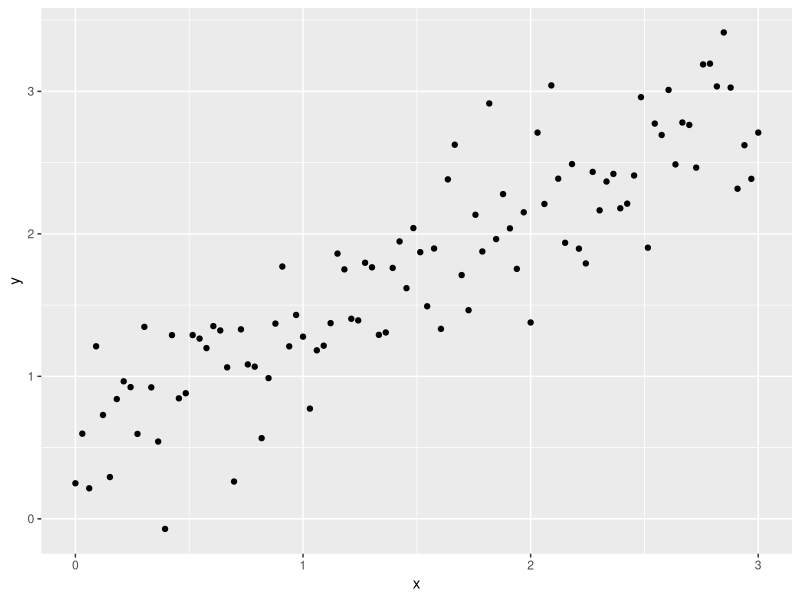
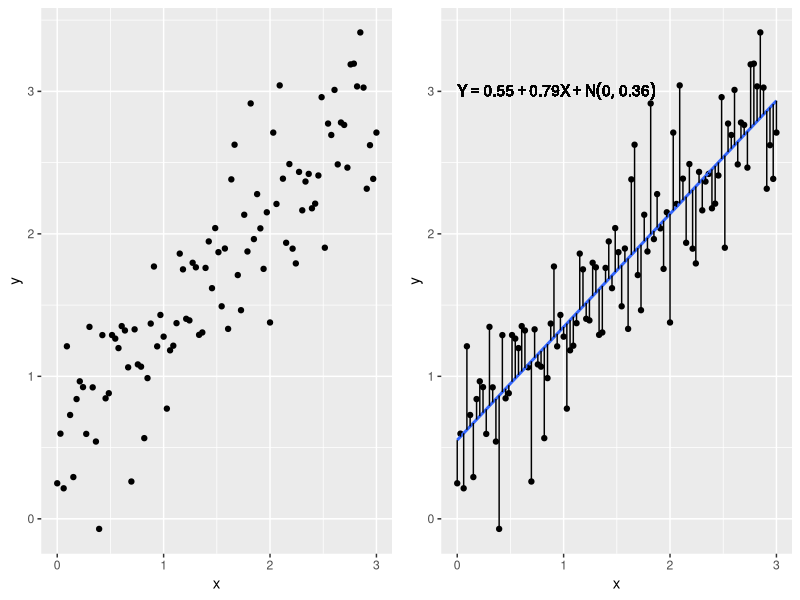
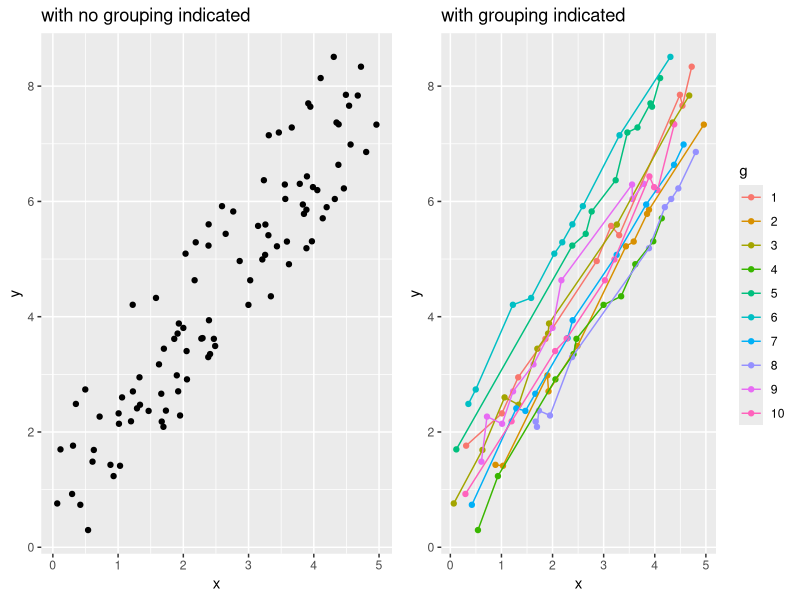
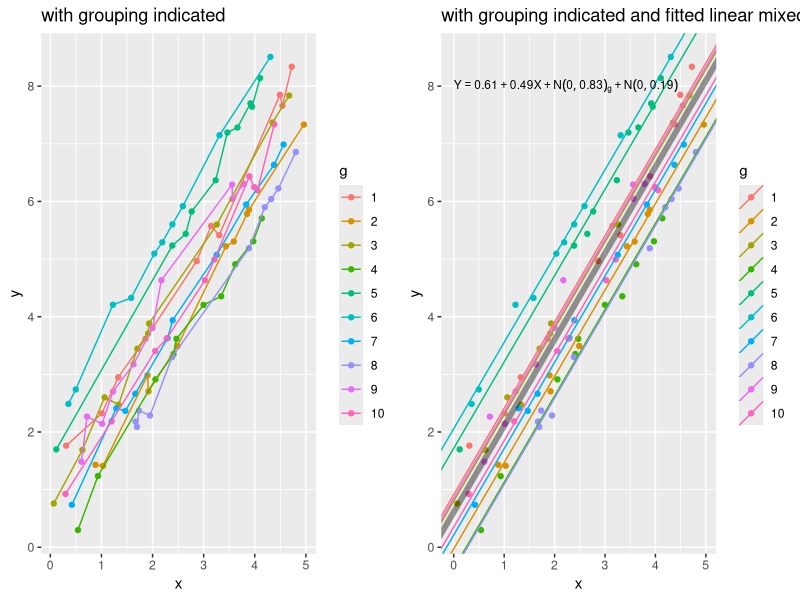

The R source for these figures, in order:
## ---- chunk 1
library(lme4)
head(sleepstudy)
## ---- chunk 2
options(digits = 4)
x <- seq(0,3,length.out = 100)
set.seed(1)
y <- 0.5 + 0.8*x + rnorm(100,sd = 0.4)
m1 <- lm(y ~ x)
dat <- data.frame(y, x, fit = fitted(m1))
library(ggplot2)
ggplot(dat, aes(x,y)) + geom_point()

## ---- chunk 3
m1 <- lm(y ~ x)
coef(m1) # estimate coefficients
summary(m1)$sigma # estimate of error standard deviation
## ---- chunk 4
library(gridExtra)
p1 <- ggplot(dat, aes(x,y)) + geom_point()

p2 <- ggplot(dat, aes(x,y)) + geom_point() + geom_smooth(method="lm",se=F) + 
  geom_segment(aes(x = x, y = y, xend = x, yend = fit)) +
  geom_text(data=NULL, aes(x=0,y=3,label="Y == 0.55 + 0.79*X + N(0,0.36)"), 
            parse=TRUE, hjust=0)
grid.arrange(p1, p2, nrow=1) # can also use ncol

## ---- chunk 5
n1 <- 10 # 10 subjects
n2 <- 10 # 10 obs per subject
g <- gl(n = n1, k = n2) # 10 levels repeated 10 times each
set.seed(1)
x <- as.vector(replicate(n1,round(sort(runif(n2, 0, 5)),3)))
b0 <- rnorm(n1, 0, 0.8) # random intercept
eps <- rnorm(length(g),0,0.2)
b <- b0[g]
y <- 0.5 + b + 1.5*x + eps
dat <- data.frame(g, x, y, b, eps)
p1 <- ggplot(dat, aes(x,y)) + geom_point() + labs(title="with no grouping indicated")
p2 <- ggplot(dat, aes(x,y, color=g)) + geom_point() + geom_line() + labs(title="with grouping indicated")
grid.arrange(p1, p2, nrow=1) # can also use ncol
## ---- chunk 6
library(lme4) # package for fitting lmm
lme1 <- lmer(y ~ x + (1 | g), data = dat)
fixef(lme1) # fixed effect estimates
VarCorr(lme1) # D and R estimates
## ---- chunk 7
p1 <- ggplot(dat, aes(x,y, color=g)) + geom_point() + geom_line() + labs(title="with grouping indicated")
lfits <- coef(lme1)$g
names(lfits)[1] <- "int"
lfits$g <- factor(1:10)
p2 <- ggplot(dat, aes(x,y,color=g)) + geom_point() + 
  geom_abline(data=lfits, aes(intercept=int, slope=x, color=g)) +
  geom_abline(intercept=fixef(lme1)[1], slope=fixef(lme1)[2],size=2, alpha=0.4) +
  labs(title="with grouping indicated and fitted linear mixed-effect model") +
  annotate("text", x=0,y=8,label="Y == 0.61 + 0.49*X + N(0,0.83)[g] + N(0,0.19)", 
            parse=TRUE, hjust=0, size = 3)
grid.arrange(p1, p2, nrow=1) 
